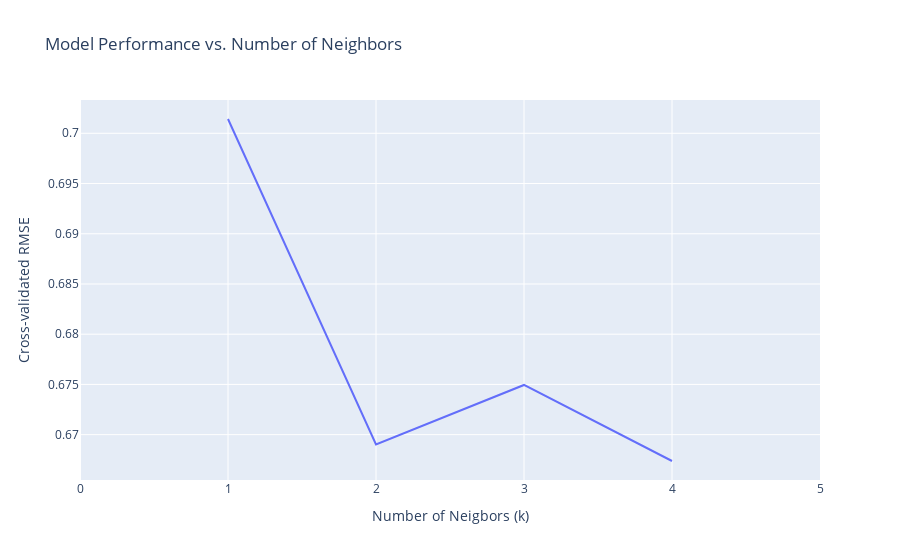

The code cell stored with this chart in its notebook:
### Code cell
# Determine number of neigbors based on R^2
fig = px.line(
    results_df,
    x='param_imputer__n_neighbors',
    y='RMSE',
    # markers=True,
    title='Model Performance vs. Number of Neighbors',
    labels={'param_imputer__n_neighbors': 'Number of Neigbors (k)', 'RMSE': 'Cross-validated RMSE'}
)
fig.update_xaxes(tick0=1, dtick=1, range=[0,5])    
fig.show()

### Figure 1 — Plotly figure (JSON) as saved in the notebook; plotly's stock layout.template omitted (floating-point values rounded to 4 significant figures)
{"data": [{"hovertemplate": "Number of Neigbors (k)=%{x}<br>Cross-validated RMSE=%{y}<extra></extra>", "legendgroup": "", "line": {"color": "#636efa", "dash": "solid"}, "marker": {"symbol": "circle"}, "mode": "lines", "name": "", "orientation": "v", "showlegend": false, "type": "scatter", "x": [1, 2, 3, 4], "xaxis": "x", "y": [0.7014, 0.669, 0.6749, 0.6674], "yaxis": "y"}], "layout": {"legend": {"tracegroupgap": 0}, "title": {"text": "Model Performance vs. Number of Neighbors"}, "xaxis": {"anchor": "y", "domain": [0, 1], "dtick": 1, "range": [0, 5], "tick0": 1, "title": {"text": "Number of Neigbors (k)"}}, "yaxis": {"anchor": "x", "domain": [0, 1], "title": {"text": "Cross-validated RMSE"}}}}
